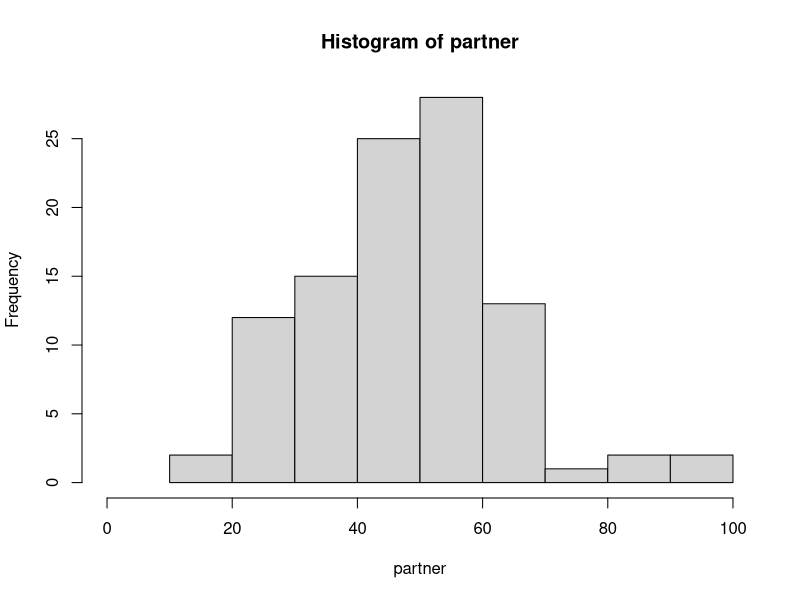
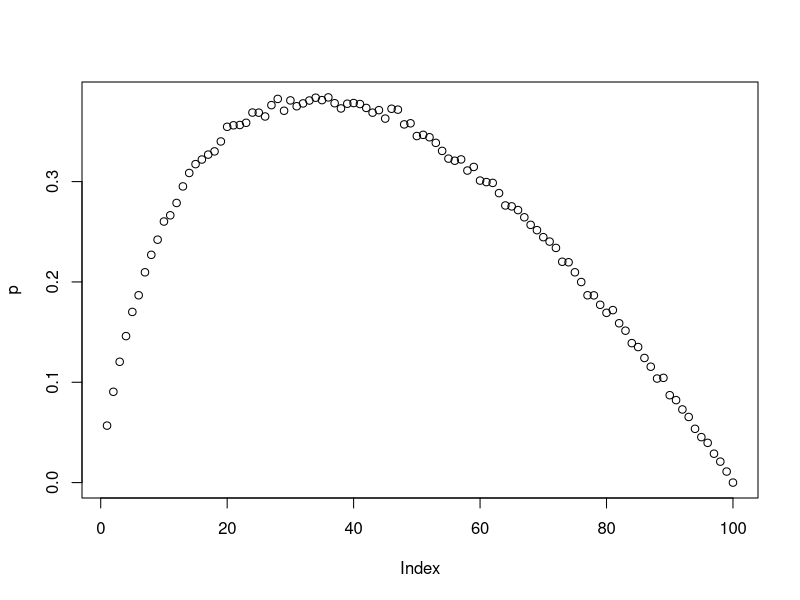
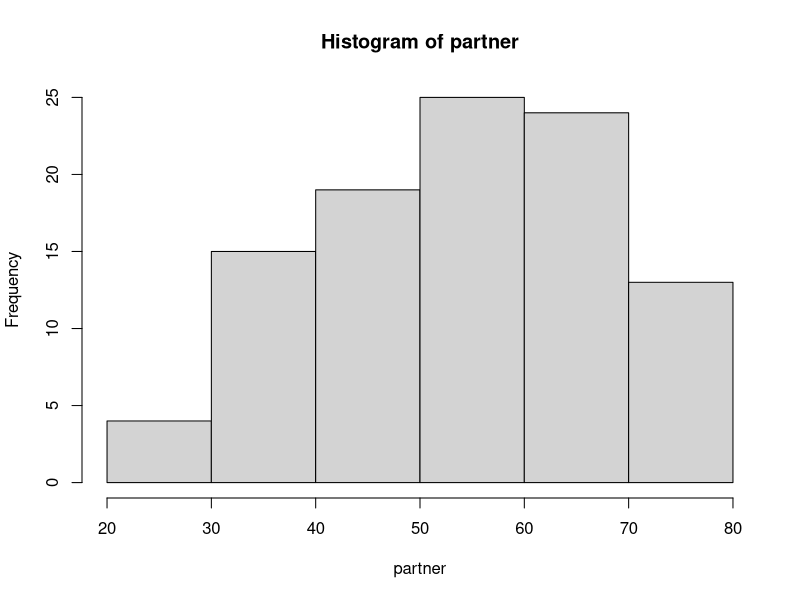

Source code (R) for these figures, in order: (Note: a time limit stopped this script after it produced the figures.)
## ---- chunk 1
# Do not change anything in this code chunk
knitr::opts_chunk$set(tidy.opts=list(width.cutoff=70),tidy=TRUE)
## ---- chunk 2
partner = round(rnorm(100, 50, 15))
hist(partner, breaks = 10, xlim = c(0,100))
## ---- chunk 3
opt = rep(0, 10000)

for (i in 1:10000) {
 partner = round(rnorm(100, 50, 15))
 first = partner[1]
 best = max(partner)
  opt[i] = first >= best
}
prob = sum(opt)/10000
prob
## ---- chunk 4
opt = rep(0, 10000)

for (i in 1:10000) {
 partner = round(rnorm(100, 50, 15))
 first = partner[1]
 bingo =  Position(function(x) x>first, partner, nomatch = 100)
 choice = partner[bingo]
 best = max(partner)
  opt[i] = choice >= best
}
prob = sum(opt)/10000
prob
## ---- chunk 5
opt = rep(0, 10000)
prob = function(n){
  m=n+1
for (i in 1:10000) {
 partner = round(rnorm(100, 50, 15))
 pool = partner[1:n]
 bingo =  Position(function(x) x>max(pool), partner[m:100], nomatch = 100)
if(bingo<100){
  choice = partner[bingo+n] 
}else{
  choice = partner[100]
}
 
 best = max(partner)
  opt[i] = choice >= best
}
sum(opt)/10000
}

p = rep(0, 100)
for (i in 1:99){
  p[i]= prob(i)
}

plot(p)
## ---- chunk 6
score = rep(0,100)
height = rnorm(100, 161.5, 6.9)
weight = rnorm(100, 77.3, 21.2)
IQ = rnorm(100,100,15)
EQ = rnorm(100,100,15)

for (i in 1:100) {
score[i] = (100-5*abs(height[i]-166)+(100-2*abs(weight[i] - 60))+pnorm(IQ[i], 100, 15)*100+100*pnorm(EQ[i], 100, 15))/4
}
partner = (round(score))
hist(partner)
## ---- chunk 7
opt = rep(0, 10000)
prob = function(n){
  m=n+1
for (i in 1:10000) {
 partner = round((100-5*abs(rnorm(100, 161.5, 6.9)-181)+(100-2*abs(rnorm(100, 77.3, 21.2) - 60))+pnorm(rnorm(100,100,15), 100, 15)*100+100*pnorm(rnorm(100,100,15), 100, 15))/4)
 partner = pmax(partner, 0)
 pool = partner[1:n]
 bingo =  Position(function(x) x>max(pool), partner[m:100], nomatch = 100)
if(bingo<100){
  choice = partner[bingo+n] 
}else{
  choice = partner[100]
}
 
 best = max(partner)
  opt[i] = choice >= best
}
sum(opt)/10000
}

p = rep(0, 100)
for (i in 1:99){
  p[i]= prob(i)
}

plot(p)
